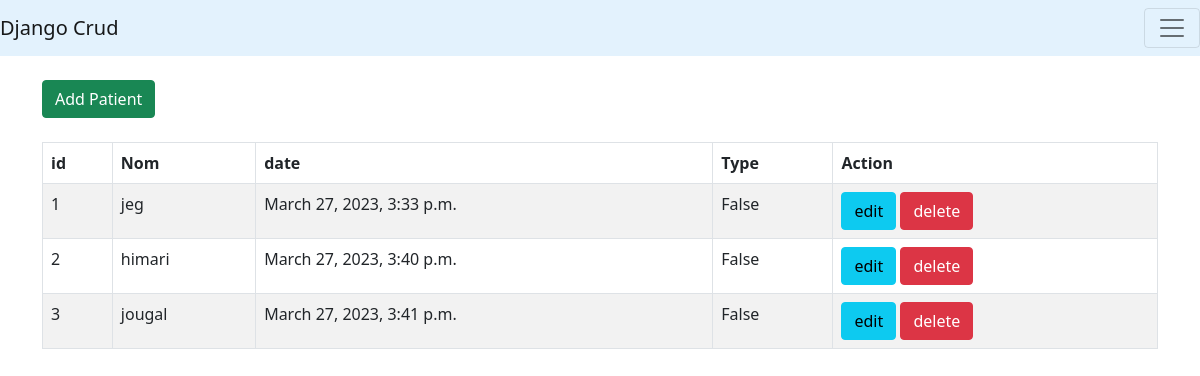
/test/, run on an earlier commit of the app's database.
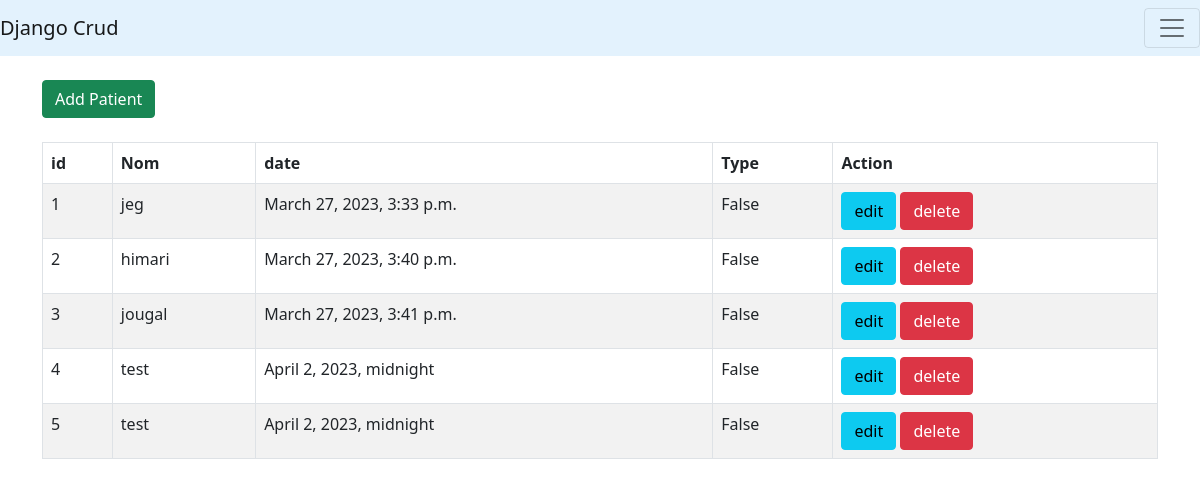
And on a later commit of the database.
### cours/models.py (models this page shows)
class Patient(models.Model):
    nom = models.CharField(max_length=50)
    date = models.DateTimeField(auto_now_add=True)
    type = models.BooleanField()
    class Meta:
        db_table = "patientdb"

### cours/views.py (the view)
# urls.py: path('test/', patient_list, name='patient_list')
def patient_list(request):
    patients = Patient.objects.all()
    return render(request, 'index.html', {'patients': patients})

### cours/templates/index.html (shortened to what this page needs)
{% extends "Header.html" %}
{% block body %}
 <div class="col-md-12">
        <br>
        <span><a href="/add" class="btn btn-success">Add Patient</a></span>
        <br>
        <br>
        <div class="table-responsive">
        <table id="bootstrapdatatable" class="table table-striped table-bordered" width="100%">
        <thead>
            <th>id</th>
            <th>Nom</th>
            <th>date</th>
            <th>Type</th>
            <th>Action</th>
        </thead>
        <tbody>
        {% for p in patients %}
            <tr>
                <td>{{ p.id }}</td>
                <td>{{ p.nom }}</td>
                <td>{{ p.date }}</td>
                <td>{{ p.type }}</td>
                <td><a href="/update/{{ p.id }}" class="btn btn-info">edit </a>  <a href="/delete/{{ p.id }}" class="btn btn-danger"> delete</a></td>
            </tr>
        {% endfor %}
        </tbody>
        </table>
        </div>
    </div>
{% endblock body %}

### cours/templates/Header.html (shortened to what this page needs)
<!DOCTYPE html>
<html lang="en">
<head>
{% load static %}
<link rel="stylesheet" type="text/css" href="https://cdn.jsdelivr.net/npm/bootstrap@5.0.2/dist/css/bootstrap.min.css"/>
<link rel = "stylesheet" type = "text/css" href = "https://cdn.datatables.net/1.12.0/css/jquery.dataTables.min.css"/>
</head>
<nav class="navbar navbar-light" style="background-color: #e3f2fd;">
   <a class="navbar-brand" href="#">Django Crud</a>
   <button class="navbar-toggler" type="button" data-toggle="collapse" data-target="#navbarNav" aria-controls="navbarNav" aria-expanded="false" aria-label="Toggle navigation">
     <span class="navbar-toggler-icon"></span>
   </button>
 </nav>
<body>
<div class="container">
 <div class="row">
    {% block body %}{% endblock %}
 </div>
</div>
</body>
</html>

What changed in the data, as far as the page shows it:
added Patient: id "4", nom "test", date "April 2, 2023, midnight", type "False"
added Patient: id "5", nom "test", date "April 2, 2023, midnight", type "False"
